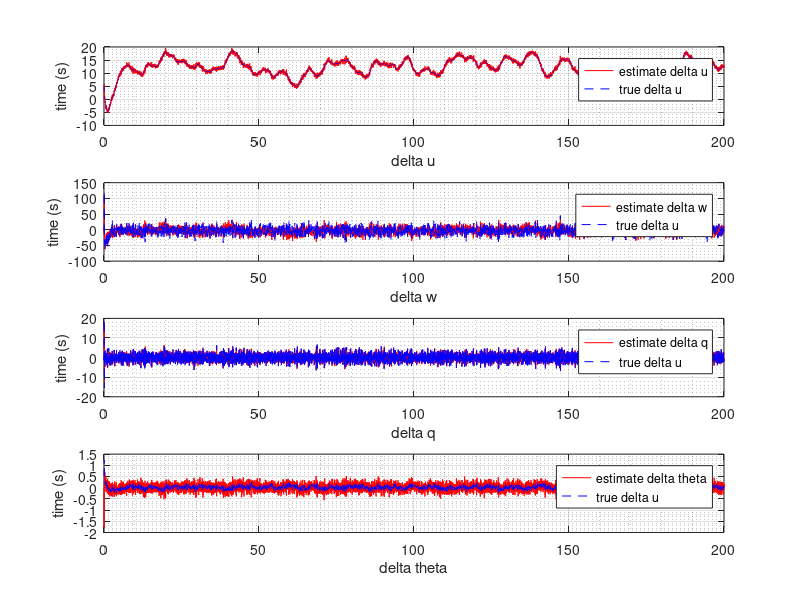

MATLAB code for this plot:
clear; 
% clc; 
close all
Xu = -0.045;
Zu = -0.369;
Mu = 0;
Xw = 0.036;
Zw = -2.02;
Mw = -0.05;
Xwdot = 0;
Zwdot = 0;
Mwdot = -0.0051;
u0 = 176; % ft/s
Za = u0*Zw;
Ma = u0*Mw;
Madot = u0*Mwdot;
Xq = 0;
Zq = 0;
Mq = -2.05;
g = 32.2; % not SI unit here

% This A_longidual is an actual A matrix (ground truth model)
A_longidutal = [Xu Xw 0 -g; % delta u
                Zu Zw u0 0; % delta w
                Mu+Mwdot*Zu Mw+Mwdot*Zw Mq+Mwdot*u0 0; % delta q
                0 0 1 0]; % delta theta

% A here is an estimated model, which is off by somewhere in between of +-10%
A = A_longidutal .* (rand(4,4)*(1.1-0.9)+0.9);
A(1,4) = -g; % we know the gravity pretty well
A(4,3) = 1; % delta theta dot = delta q
 
% C here is a measurement model, meaning that we can only measure 2 out of 4 states
C = [1 0 0 0; % measure delta u (forward velocity from a pitot tube)
     0 0 1 0];% measure delta q (pitch rate from a gyroscope)

% The goal here is to estimate delta w and delta theta with Kalman filter
% Note that some control design technique requires full state feedback, e.g., all 4 states in this example

%% Control Design
% you can make up these numbers
Xde = 0;
Xdt = 0.1161;
Zde = -0.1615;
Zdt = -0.1563;
Mde = -12.1234;
Mdt = -0.0790;
B = [Xde Xdt;
     Zde Zdt;
     Mde+Mwdot*Zde Mdt+Mwdot*Zdt;
     0 0];

%% Simulation and State Estimation
t0 = 0; % initial time
dt = 0.01; % time step
Tf = 200; % final time step
T = t0:dt:Tf; % time vector
x = zeros(4,length(T)); % truth state vector
x0 = [5;1;0;pi/6]; % initial truth state difference
x(:,1) = x0; % set the initial truth state

y = zeros(2,length(T)); % measurement vector, we can only measure 2 states

% estimator
x_est = zeros(4,length(T)); % estimate state vector, initially zero 4x1 vector
P_est = zeros(4,4,length(T)); % estimate state error covariance, 4x4 matrix
P_est(:,:,1) = eye(4); % initial error covariance is an identity
Q = eye(4,4); % a weight matrix indicating how much we trust our model
R = eye(2,2); % a weight matrix indicating how much we trust our measurement

% LQR control technique
K_lqr = lqr(A,B,Q,R); % feedback control gain
CC = [1 0 0 0]; % we only put a reference for delta u, the reference for delta q needs to be zero; otherwise, our plane will keep pitching during cruise
BB = B(:,2); % only thrust immediately affects the change in forward speed, elevator deflection affects pitch rate, then pitch rate affects pitch angle and/or angle of attack, then forward speed
K_lqr_u = K_lqr(1,:);
Kr = -inv(CC*inv(A-BB*K_lqr_u)*BB); % reference signal gain

for t = 1:(length(T)-1)
    % controller
    r = [10;0]; % reference for delta u (10) and delta q (0)
    u = -K_lqr*x_est(:,t) + Kr*r(1); % LQR controller with estimated state feedback

    % simulate the ground truth
    x_dot = A_longidutal*x(:,t) + B*u; % A_longidutal is the ground truth
    x(:,t+1) = x(:,t) + dt*x_dot;

    % to simulate the sensor measurement
    y(:,t) = C*x(:,t) + randn(2,1); % take two states from the ground truth then add some noises

    % Kalman filter prediction step
    % A here is the estimation of A_longidutal
    x_est_dot = A*x_est(:,t) + B*u; % predict the state vector derivative
    x_est(:,t+1) = x_est(:,t) + dt*x_est_dot; % integrate it
    P_est_dot = A*P_est(:,:,t) + P_est(:,:,t)*A' + Q; % predict the state error covariance
    P_est(:,:,t+1) = P_est(:,:,t) + P_est_dot*dt; % integrate it

    % Kalman filter correction step
    % r is a residual, which is a difference between the sensor measurement and the predicted measurement
    r = y(:,t) - C*x_est(:,t+1); % residual
    S = C*P_est(:,:,t+1)*C' + R; % S is residual covariance
    K_kalman = P_est(:,:,t+1)*C'*inv(S); % K_kalman is a kalman gain
    x_est(:,t+1) = x_est(:,t+1) + K_kalman*r; % correct the state vector
    P_est(:,:,t+1) = (eye(4) - K_kalman*C)*P_est(:,:,t+1)*(eye(4) - K_kalman*C)' + K_kalman*R*K_kalman'; % correct the state error covariance
end

%% Plot
subplot(4,1,1)
plot(T,x_est(1,:),"-r",T,x(1,:),"--b")
legend("estimate delta u","true delta u")
xlabel("delta u")
ylabel("time (s)")
grid on; grid minor

subplot(4,1,2)
plot(T,x_est(2,:),"-r",T,x(2,:),"--b")
legend("estimate delta w","true delta u")
xlabel("delta w")
ylabel("time (s)")
grid on; grid minor

subplot(4,1,3)
plot(T,x_est(3,:),"-r",T,x(3,:),"--b")
legend("estimate delta q","true delta u")
xlabel("delta q")
ylabel("time (s)")
grid on; grid minor

subplot(4,1,4)
plot(T,x_est(4,:),"-r",T,x(4,:),"--b")
legend("estimate delta theta","true delta u")
xlabel("delta theta")
ylabel("time (s)")
grid on; grid minor